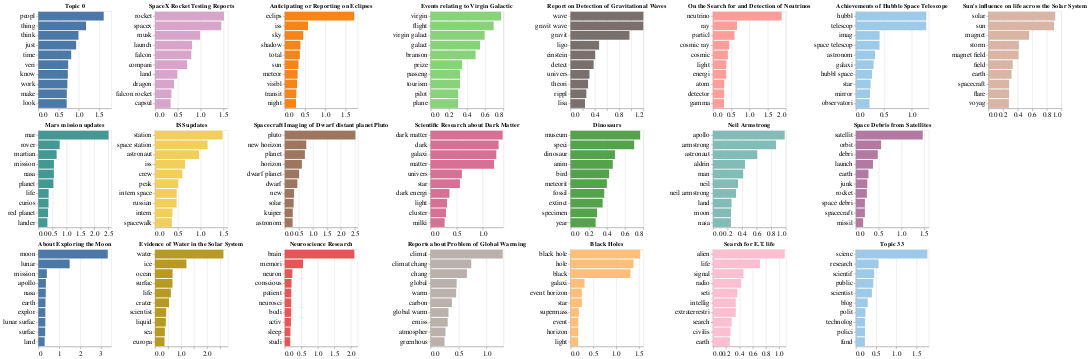

Source (notebook cell):
### Code cell
altair_plot_grid_by_column(
    df_topic_word_factors.merge(
        df_named_topics[
            df_named_topics["best"].isin(df_topics_new["best"].unique().tolist())
        ].reset_index()[["topic_num", "best"]],
        on="topic_num",
    ),
    xvar="weight",
    yvar="term",
    col2grid="best",
    space_between_plots=5,
    row_size=3,
    fig_size=(150, 200),
)

### Figure 1 — Vega-Lite specification as saved in the notebook (floating-point values rounded to 4 significant figures)
{"config": {"view": {"continuousWidth": 400, "continuousHeight": 300}, "axis": {"labelFontSize": 14, "titleFontSize": 14}, "concat": {"spacing": 5}}, "hconcat": [{"vconcat": [{"data": {"name": "data-272162dcc2fe93c1a7d98e6c658a8be2"}, "mark": "bar", "encoding": {"color": {"type": "nominal", "field": "best", "legend": null, "scale": {"scheme": "tableau20"}}, "x": {"type": "quantitative", "field": "weight", "title": ""}, "y": {"type": "nominal", "field": "term", "sort": "-x", "title": ""}}, "height": 200, "title": "Topic 0", "width": 150}, {"data": {"name": "data-e38de1ab6ffbc9c34c8988a64096325a"}, "mark": "bar", "encoding": {"color": {"type": "nominal", "field": "best", "legend": null, "scale": {"scheme": "tableau20"}}, "x": {"type": "quantitative", "field": "weight", "title": ""}, "y": {"type": "nominal", "field": "term", "sort": "-x", "title": ""}}, "height": 200, "title": "Mars mission updates", "width": 150}, {"data": {"name": "data-a662d9aa65eaa51ef42997bd44b7607e"}, "mark": "bar", "encoding": {"color": {"type": "nominal", "field": "best", "legend": null, "scale": {"scheme": "tableau20"}}, "x": {"type": "quantitative", "field": "weight", "title": ""}, "y": {"type": "nominal", "field": "term", "sort": "-x", "title": ""}}, "height": 200, "title": "About Exploring the Moon", "width": 150}]}, {"vconcat": [{"data": {"name": "data-77b72a2eae3fe1ee220e7647c780e5eb"}, "mark": "bar", "encoding": {"color": {"type": "nominal", "field": "best", "legend": null, "scale": {"scheme": "tableau20"}}, "x": {"type": "quantitative", "field": "weight", "title": ""}, "y": {"type": "nominal", "field": "term", "sort": "-x", "title": ""}}, "height": 200, "title": "SpaceX Rocket Testing Reports", "width": 150}, {"data": {"name": "data-fab90b934fbf6688da3528b08d9f5939"}, "mark": "bar", "encoding": {"color": {"type": "nominal", "field": "best", "legend": null, "scale": {"scheme": "tableau20"}}, "x": {"type": "quantitative", "field": "weight", "title": ""}, "y": {"type": "nominal", "field": "term", "sort": "-x", "title": ""}}, "height": 200, "title": "ISS updates", "width": 150}, {"data": {"name": "data-8f122eac519f49cdd5187bfab8233103"}, "mark": "bar", "encoding": {"color": {"type": "nominal", "field": "best", "legend": null, "scale": {"scheme": "tableau20"}}, "x": {"type": "quantitative", "field": "weight", "title": ""}, "y": {"type": "nominal", "field": "term", "sort": "-x", "title": ""}}, "height": 200, "title": "Evidence of Water in the Solar System", "width": 150}]}, {"vconcat": [{"data": {"name": "data-83fbf4cbc85b61531aeb80c2b580debb"}, "mark": "bar", "encoding": {"color": {"type": "nominal", "field": "best", "legend": null, "scale": {"scheme": "tableau20"}}, "x": {"type": "quantitative", "field": "weight", "title": ""}, "y": {"type": "nominal", "field": "term", "sort": "-x", "title": ""}}, "height": 200, "title": "Anticipating or Reporting on Eclipses", "width": 150}, {"data": {"name": "data-27c61df2d212c93238df8f823123278d"}, "mark": "bar", "encoding": {"color": {"type": "nominal", "field": "best", "legend": null, "scale": {"scheme": "tableau20"}}, "x": {"type": "quantitative", "field": "weight", "title": ""}, "y": {"type": "nominal", "field": "term", "sort": "-x", "title": ""}}, "height": 200, "title": "Spacecraft Imaging of Dwarf distant planet Pluto", "width": 150}, {"data": {"name": "data-e2a97c983d27c2340ed6a2540e970e84"}, "mark": "bar", "encoding": {"color": {"type": "nominal", "field": "best", "legend": null, "scale": {"scheme": "tableau20"}}, "x": {"type": "quantitative", "field": "weight", "title": ""}, "y": {"type": "nominal", "field": "term", "sort": "-x", "title": ""}}, "height": 200, "title": "Neuroscience Research", "width": 150}]}, {"vconcat": [{"data": {"name": "data-ac57f1b87d161a30a50e5407a9066c50"}, "mark": "bar", "encoding": {"color": {"type": "nominal", "field": "best", "legend": null, "scale": {"scheme": "tableau20"}}, "x": {"type": "quantitative", "field": "weight", "title": ""}, "y": {"type": "nominal", "field": "term", "sort": "-x", "title": ""}}, "height": 200, "title": "Events relating to Virgin Galactic", "width": 150}, {"data": {"name": "data-93cc01bd1f98fb764a7e5b240a57746b"}, "mark": "bar", "encoding": {"color": {"type": "nominal", "field": "best", "legend": null, "scale": {"scheme": "tableau20"}}, "x": {"type": "quantitative", "field": "weight", "title": ""}, "y": {"type": "nominal", "field": "term", "sort": "-x", "title": ""}}, "height": 200, "title": "Scientific Research about Dark Matter", "width": 150}, {"data": {"name": "data-d5412f9f05919417cf727fbd7c70b4ee"}, "mark": "bar", "encoding": {"color": {"type": "nominal", "field": "best", "legend": null, "scale": {"scheme": "tableau20"}}, "x": {"type": "quantitative", "field": "weight", "title": ""}, "y": {"type": "nominal", "field": "term", "sort": "-x", "title": ""}}, "height": 200, "title": "Reports about Problem of Global Warming", "width": 150}]}, {"vconcat": [{"data": {"name": "data-f00556a473257a9846abd3fe44e43c29"}, "mark": "bar", "encoding": {"color": {"type": "nominal", "field": "best", "legend": null, "scale": {"scheme": "tableau20"}}, "x": {"type": "quantitative", "field": "weight", "title": ""}, "y": {"type": "nominal", "field": "term", "sort": "-x", "title": ""}}, "height": 200, "title": "Report on Detection of Gravitational Waves", "width": 150}, {"data": {"name": "data-e84e73cdf33c30eedb6d29d40fdc847b"}, "mark": "bar", "encoding": {"color": {"type": "nominal", "field": "best", "legend": null, "scale": {"scheme": "tableau20"}}, "x": {"type": "quantitative", "field": "weight", "title": ""}, "y": {"type": "nominal", "field": "term", "sort": "-x", "title": ""}}, "height": 200, "title": "Dinosaurs", "width": 150}, {"data": {"name": "data-8a94ea6fbe9fd86395a05e8234e89436"}, "mark": "bar", "encoding": {"color": {"type": "nominal", "field": "best", "legend": null, "scale": {"scheme": "tableau20"}}, "x": {"type": "quantitative", "field": "weight", "title": ""}, "y": {"type": "nominal", "field": "term", "sort": "-x", "title": ""}}, "height": 200, "title": "Black Holes", "width": 150}]}, {"vconcat": [{"data": {"name": "data-b38ad0ff2c04d8bd403519c095d36599"}, "mark": "bar", "encoding": {"color": {"type": "nominal", "field": "best", "legend": null, "scale": {"scheme": "tableau20"}}, "x": {"type": "quantitative", "field": "weight", "title": ""}, "y": {"type": "nominal", "field": "term", "sort": "-x", "title": ""}}, "height": 200, "title": "On the Search for and Detection of Neutrinos", "width": 150}, {"data": {"name": "data-f732ad4d60925de08a8ba36a94066904"}, "mark": "bar", "encoding": {"color": {"type": "nominal", "field": "best", "legend": null, "scale": {"scheme": "tableau20"}}, "x": {"type": "quantitative", "field": "weight", "title": ""}, "y": {"type": "nominal", "field": "term", "sort": "-x", "title": ""}}, "height": 200, "title": "Neil Armstrong", "width": 150}, {"data": {"name": "data-96c420a67dd17a5cbe72d6578ce1703d"}, "mark": "bar", "encoding": {"color": {"type": "nominal", "field": "best", "legend": null, "scale": {"scheme": "tableau20"}}, "x": {"type": "quantitative", "field": "weight", "title": ""}, "y": {"type": "nominal", "field": "term", "sort": "-x", "title": ""}}, "height": 200, "title": "Search for E.T. life", "width": 150}]}, {"vconcat": [{"data": {"name": "data-ccfe3e2486ebb9d6c7905a6dd2bbe478"}, "mark": "bar", "encoding": {"color": {"type": "nominal", "field": "best", "legend": null, "scale": {"scheme": "tableau20"}}, "x": {"type": "quantitative", "field": "weight", "title": ""}, "y": {"type": "nominal", "field": "term", "sort": "-x", "title": ""}}, "height": 200, "title": "Achievements of Hubble Space Telescope", "width": 150}, {"data": {"name": "data-9575ad1605601948ce7ed159ce852372"}, "mark": "bar", "encoding": {"color": {"type": "nominal", "field": "best", "legend": null, "scale": {"scheme": "tableau20"}}, "x": {"type": "quantitative", "field": "weight", "title": ""}, "y": {"type": "nominal", "field": "term", "sort": "-x", "title": ""}}, "height": 200, "title": "Space Debris from Satellites", "width": 150}, {"data": {"name": "data-15f4c49a1a7127603fdc7fec0a8de3ca"}, "mark": "bar", "encoding": {"color": {"type": "nominal", "field": "best", "legend": null, "scale": {"scheme": "tableau20"}}, "x": {"type": "quantitative", "field": "weight", "title": ""}, "y": {"type": "nominal", "field": "term", "sort": "-x", "title": ""}}, "height": 200, "title": "Topic 33", "width": 150}]}, {"vconcat": [{"mark": "bar", "encoding": {"color": {"type": "nominal", "field": "best", "legend": null, "scale": {"scheme": "tableau20"}}, "x": {"type": "quantitative", "field": "weight", "title": ""}, "y": {"type": "nominal", "field": "term", "sort": "-x", "title": ""}}, "height": 200, "title": "Sun's influence on life across the Solar System", "width": 150}], "data": {"name": "data-5c978d7bc8439af5501712a3da47e32b"}}], "$schema": "https://vega.github.io/schema/vega-lite/v4.8.1.json", "datasets": {"data-272162dcc2fe93c1a7d98e6c658a8be2": [{"topic_num": 0, "term": "peopl", "weight": 1.613, "best": "Topic 0"}, {"topic_num": 0, "term": "thing", "weight": 1.177, "best": "Topic 0"}, {"topic_num": 0, "term": "think", "weight": 0.989, "best": "Topic 0"}, {"topic_num": 0, "term": "just", "weight": 0.932, "best": "Topic 0"}, {"topic_num": 0, "term": "time", "weight": 0.81, "best": "Topic 0"}, {"topic_num": 0, "term": "veri", "weight": 0.735, "best": "Topic 0"}, {"topic_num": 0, "term": "know", "weight": 0.726, "best": "Topic 0"}, {"topic_num": 0, "term": "work", "weight": 0.716, "best": "Topic 0"}, {"topic_num": 0, "term": "make", "weight": 0.701, "best": "Topic 0"}, {"topic_num": 0, "term": "look", "weight": 0.698, "best": "Topic 0"}], "data-e38de1ab6ffbc9c34c8988a64096325a": [{"topic_num": 2, "term": "mar", "weight": 2.503, "best": "Mars mission updates"}, {"topic_num": 2, "term": "rover", "weight": 0.759, "best": "Mars mission updates"}, {"topic_num": 2, "term": "martian", "weight": 0.65, "best": "Mars mission updates"}, {"topic_num": 2, "term": "mission", "weight": 0.554, "best": "Mars mission updates"}, {"topic_num": 2, "term": "nasa", "weight": 0.553, "best": "Mars mission updates"}, {"topic_num": 2, "term": "planet", "weight": 0.535, "best": "Mars mission updates"}, {"topic_num": 2, "term": "life", "weight": 0.365, "best": "Mars mission updates"}, {"topic_num": 2, "term": "curios", "weight": 0.361, "best": "Mars mission updates"}, {"topic_num": 2, "term": "red planet", "weight": 0.345, "best": "Mars mission updates"}, {"topic_num": 2, "term": "lander", "weight": 0.321, "best": "Mars mission updates"}], "data-a662d9aa65eaa51ef42997bd44b7607e": [{"topic_num": 6, "term": "moon", "weight": 3.329, "best": "About Exploring the Moon"}, {"topic_num": 6, "term": "lunar", "weight": 1.501, "best": "About Exploring the Moon"}, {"topic_num": 6, "term": "mission", "weight": 0.406, "best": "About Exploring the Moon"}, {"topic_num": 6, "term": "apollo", "weight": 0.36, "best": "About Exploring the Moon"}, {"topic_num": 6, "term": "nasa", "weight": 0.354, "best": "About Exploring the Moon"}, {"topic_num": 6, "term": "earth", "weight": 0.341, "best": "About Exploring the Moon"}, {"topic_num": 6, "term": "explor", "weight": 0.334, "best": "About Exploring the Moon"}, {"topic_num": 6, "term": "lunar surfac", "weight": 0.333, "best": "About Exploring the Moon"}, {"topic_num": 6, "term": "surfac", "weight": 0.326, "best": "About Exploring the Moon"}, {"topic_num": 6, "term": "land", "weight": 0.3, "best": "About Exploring the Moon"}], "data-77b72a2eae3fe1ee220e7647c780e5eb": [{"topic_num": 7, "term": "rocket", "weight": 1.515, "best": "SpaceX Rocket Testing Reports"}, {"topic_num": 7, "term": "spacex", "weight": 1.453, "best": "SpaceX Rocket Testing Reports"}, {"topic_num": 7, "term": "musk", "weight": 0.989, "best": "SpaceX Rocket Testing Reports"}, {"topic_num": 7, "term": "launch", "weight": 0.813, "best": "SpaceX Rocket Testing Reports"}, {"topic_num": 7, "term": "falcon", "weight": 0.796, "best": "SpaceX Rocket Testing Reports"}, {"topic_num": 7, "term": "compani", "weight": 0.704, "best": "SpaceX Rocket Testing Reports"}, {"topic_num": 7, "term": "land", "weight": 0.488, "best": "SpaceX Rocket Testing Reports"}, {"topic_num": 7, "term": "dragon", "weight": 0.416, "best": "SpaceX Rocket Testing Reports"}, {"topic_num": 7, "term": "falcon rocket", "weight": 0.36, "best": "SpaceX Rocket Testing Reports"}, {"topic_num": 7, "term": "capsul", "weight": 0.341, "best": "SpaceX Rocket Testing Reports"}], "data-fab90b934fbf6688da3528b08d9f5939": [{"topic_num": 9, "term": "station", "weight": 1.484, "best": "ISS updates"}, {"topic_num": 9, "term": "space station", "weight": 1.154, "best": "ISS updates"}, {"topic_num": 9, "term": "astronaut", "weight": 0.967, "best": "ISS updates"}, {"topic_num": 9, "term": "iss", "weight": 0.66, "best": "ISS updates"}, {"topic_num": 9, "term": "crew", "weight": 0.599, "best": "ISS updates"}, {"topic_num": 9, "term": "peak", "weight": 0.507, "best": "ISS updates"}, {"topic_num": 9, "term": "intern space", "weight": 0.475, "best": "ISS updates"}, {"topic_num": 9, "term": "russian", "weight": 0.474, "best": "ISS updates"}, {"topic_num": 9, "term": "intern", "weight": 0.382, "best": "ISS updates"}, {"topic_num": 9, "term": "spacewalk", "weight": 0.37, "best": "ISS updates"}], "data-8f122eac519f49cdd5187bfab8233103": [{"topic_num": 10, "term": "water", "weight": 2.627, "best": "Evidence of Water in the Solar System"}, {"topic_num": 10, "term": "ice", "weight": 1.205, "best": "Evidence of Water in the Solar System"}, {"topic_num": 10, "term": "ocean", "weight": 0.675, "best": "Evidence of Water in the Solar System"}, {"topic_num": 10, "term": "surfac", "weight": 0.669, "best": "Evidence of Water in the Solar System"}, {"topic_num": 10, "term": "life", "weight": 0.607, "best": "Evidence of Water in the Solar System"}, {"topic_num": 10, "term": "crater", "weight": 0.539, "best": "Evidence of Water in the Solar System"}, {"topic_num": 10, "term": "scientist", "weight": 0.428, "best": "Evidence of Water in the Solar System"}, {"topic_num": 10, "term": "liquid", "weight": 0.414, "best": "Evidence of Water in the Solar System"}, {"topic_num": 10, "term": "sea", "weight": 0.376, "best": "Evidence of Water in the Solar System"}, {"topic_num": 10, "term": "europa", "weight": 0.364, "best": "Evidence of Water in the Solar System"}], "data-83fbf4cbc85b61531aeb80c2b580debb": [{"topic_num": 14, "term": "eclips", "weight": 1.715, "best": "Anticipating or Reporting on Eclipses"}, {"topic_num": 14, "term": "iss", "weight": 0.573, "best": "Anticipating or Reporting on Eclipses"}, {"topic_num": 14, "term": "sky", "weight": 0.455, "best": "Anticipating or Reporting on Eclipses"}, {"topic_num": 14, "term": "shadow", "weight": 0.385, "best": "Anticipating or Reporting on Eclipses"}, {"topic_num": 14, "term": "total", "weight": 0.371, "best": "Anticipating or Reporting on Eclipses"}, {"topic_num": 14, "term": "sun", "weight": 0.337, "best": "Anticipating or Reporting on Eclipses"}, {"topic_num": 14, "term": "meteor", "weight": 0.316, "best": "Anticipating or Reporting on Eclipses"}, {"topic_num": 14, "term": "visibl", "weight": 0.303, "best": "Anticipating or Reporting on Eclipses"}, {"topic_num": 14, "term": "transit", "weight": 0.284, "best": "Anticipating or Reporting on Eclipses"}, {"topic_num": 14, "term": "night", "weight": 0.277, "best": "Anticipating or Reporting on Eclipses"}], "data-27c61df2d212c93238df8f823123278d": [{"topic_num": 16, "term": "pluto", "weight": 2.52, "best": "Spacecraft Imaging of Dwarf distant planet Pluto"}, {"topic_num": 16, "term": "new horizon", "weight": 0.766, "best": "Spacecraft Imaging of Dwarf distant planet Pluto"}, {"topic_num": 16, "term": "planet", "weight": 0.716, "best": "Spacecraft Imaging of Dwarf distant planet Pluto"}, {"topic_num": 16, "term": "horizon", "weight": 0.609, "best": "Spacecraft Imaging of Dwarf distant planet Pluto"}, {"topic_num": 16, "term": "dwarf planet", "weight": 0.508, "best": "Spacecraft Imaging of Dwarf distant planet Pluto"}, {"topic_num": 16, "term": "dwarf", "weight": 0.448, "best": "Spacecraft Imaging of Dwarf distant planet Pluto"}, {"topic_num": 16, "term": "new", "weight": 0.332, "best": "Spacecraft Imaging of Dwarf distant planet Pluto"}, {"topic_num": 16, "term": "solar", "weight": 0.315, "best": "Spacecraft Imaging of Dwarf distant planet Pluto"}, {"topic_num": 16, "term": "kuiper", "weight": 0.285, "best": "Spacecraft Imaging of Dwarf distant planet Pluto"}, {"topic_num": 16, "term": "astronom", "weight": 0.279, "best": "Spacecraft Imaging of Dwarf distant planet Pluto"}], "data-e2a97c983d27c2340ed6a2540e970e84": [{"topic_num": 17, "term": "brain", "weight": 2.1, "best": "Neuroscience Research"}, {"topic_num": 17, "term": "memori", "weight": 0.549, "best": "Neuroscience Research"}, {"topic_num": 17, "term": "neuron", "weight": 0.228, "best": "Neuroscience Research"}, {"topic_num": 17, "term": "conscious", "weight": 0.204, "best": "Neuroscience Research"}, {"topic_num": 17, "term": "patient", "weight": 0.196, "best": "Neuroscience Research"}, {"topic_num": 17, "term": "neurosci", "weight": 0.194, "best": "Neuroscience Research"}, {"topic_num": 17, "term": "bodi", "weight": 0.193, "best": "Neuroscience Research"}, {"topic_num": 17, "term": "activ", "weight": 0.185, "best": "Neuroscience Research"}, {"topic_num": 17, "term": "sleep", "weight": 0.169, "best": "Neuroscience Research"}, {"topic_num": 17, "term": "studi", "weight": 0.164, "best": "Neuroscience Research"}], "data-ac57f1b87d161a30a50e5407a9066c50": [{"topic_num": 19, "term": "virgin", "weight": 0.774, "best": "Events relating to Virgin Galactic"}, {"topic_num": 19, "term": "flight", "weight": 0.692, "best": "Events relating to Virgin Galactic"}, {"topic_num": 19, "term": "virgin galact", "weight": 0.593, "best": "Events relating to Virgin Galactic"}, {"topic_num": 19, "term": "galact", "weight": 0.542, "best": "Events relating to Virgin Galactic"}, {"topic_num": 19, "term": "branson", "weight": 0.494, "best": "Events relating to Virgin Galactic"}, {"topic_num": 19, "term": "prize", "weight": 0.346, "best": "Events relating to Virgin Galactic"}, {"topic_num": 19, "term": "passeng", "weight": 0.323, "best": "Events relating to Virgin Galactic"}, {"topic_num": 19, "term": "tourism", "weight": 0.322, "best": "Events relating to Virgin Galactic"}, {"topic_num": 19, "term": "pilot", "weight": 0.303, "best": "Events relating to Virgin Galactic"}, {"topic_num": 19, "term": "plane", "weight": 0.302, "best": "Events relating to Virgin Galactic"}], "data-93cc01bd1f98fb764a7e5b240a57746b": [{"topic_num": 20, "term": "dark matter", "weight": 1.384, "best": "Scientific Research about Dark Matter"}, {"topic_num": 20, "term": "dark", "weight": 1.306, "best": "Scientific Research about Dark Matter"}, {"topic_num": 20, "term": "galaxi", "weight": 1.262, "best": "Scientific Research about Dark Matter"}, {"topic_num": 20, "term": "matter", "weight": 1.219, "best": "Scientific Research about Dark Matter"}, {"topic_num": 20, "term": "univers", "weight": 0.601, "best": "Scientific Research about Dark Matter"}, {"topic_num": 20, "term": "star", "weight": 0.563, "best": "Scientific Research about Dark Matter"}, {"topic_num": 20, "term": "dark energi", "weight": 0.362, "best": "Scientific Research about Dark Matter"}, {"topic_num": 20, "term": "light", "weight": 0.315, "best": "Scientific Research about Dark Matter"}, {"topic_num": 20, "term": "cluster", "weight": 0.296, "best": "Scientific Research about Dark Matter"}, {"topic_num": 20, "term": "milki", "weight": 0.269, "best": "Scientific Research about Dark Matter"}], "data-d5412f9f05919417cf727fbd7c70b4ee": [{"topic_num": 21, "term": "climat", "weight": 1.286, "best": "Reports about Problem of Global Warming"}, {"topic_num": 21, "term": "climat chang", "weight": 0.725, "best": "Reports about Problem of Global Warming"}, {"topic_num": 21, "term": "chang", "weight": 0.648, "best": "Reports about Problem of Global Warming"}, {"topic_num": 21, "term": "global", "weight": 0.465, "best": "Reports about Problem of Global Warming"}, {"topic_num": 21, "term": "warm", "weight": 0.456, "best": "Reports about Problem of Global Warming"}, {"topic_num": 21, "term": "carbon", "weight": 0.38, "best": "Reports about Problem of Global Warming"}, {"topic_num": 21, "term": "global warm", "weight": 0.319, "best": "Reports about Problem of Global Warming"}, {"topic_num": 21, "term": "emiss", "weight": 0.305, "best": "Reports about Problem of Global Warming"}, {"topic_num": 21, "term": "atmospher", "weight": 0.265, "best": "Reports about Problem of Global Warming"}, {"topic_num": 21, "term": "greenhous", "weight": 0.248, "best": "Reports about Problem of Global Warming"}], "data-f00556a473257a9846abd3fe44e43c29": [{"topic_num": 23, "term": "wave", "weight": 1.198, "best": "Report on Detection of Gravitational Waves"}, {"topic_num": 23, "term": "gravit wave", "weight": 1.197, "best": "Report on Detection of Gravitational Waves"}, {"topic_num": 23, "term": "gravit", "weight": 0.97, "best": "Report on Detection of Gravitational Waves"}, {"topic_num": 23, "term": "ligo", "weight": 0.47, "best": "Report on Detection of Gravitational Waves"}, {"topic_num": 23, "term": "einstein", "weight": 0.405, "best": "Report on Detection of Gravitational Waves"}, {"topic_num": 23, "term": "detect", "weight": 0.38, "best": "Report on Detection of Gravitational Waves"}, {"topic_num": 23, "term": "univers", "weight": 0.311, "best": "Report on Detection of Gravitational Waves"}, {"topic_num": 23, "term": "theori", "weight": 0.288, "best": "Report on Detection of Gravitational Waves"}, {"topic_num": 23, "term": "rippl", "weight": 0.26, "best": "Report on Detection of Gravitational Waves"}, {"topic_num": 23, "term": "lisa", "weight": 0.238, "best": "Report on Detection of Gravitational Waves"}], "data-e84e73cdf33c30eedb6d29d40fdc847b": [{"topic_num": 24, "term": "museum", "weight": 0.764, "best": "Dinosaurs"}, {"topic_num": 24, "term": "speci", "weight": 0.698, "best": "Dinosaurs"}, {"topic_num": 24, "term": "dinosaur", "weight": 0.487, "best": "Dinosaurs"}, {"topic_num": 24, "term": "anim", "weight": 0.463, "best": "Dinosaurs"}, {"topic_num": 24, "term": "bird", "weight": 0.423, "best": "Dinosaurs"}, {"topic_num": 24, "term": "meteorit", "weight": 0.398, "best": "Dinosaurs"}, {"topic_num": 24, "term": "fossil", "weight": 0.37, "best": "Dinosaurs"}, {"topic_num": 24, "term": "extinct", "weight": 0.352, "best": "Dinosaurs"}, {"topic_num": 24, "term": "specimen", "weight": 0.29, "best": "Dinosaurs"}, {"topic_num": 24, "term": "year", "weight": 0.275, "best": "Dinosaurs"}], "data-8a94ea6fbe9fd86395a05e8234e89436": [{"topic_num": 25, "term": "black hole", "weight": 1.529, "best": "Black Holes"}, {"topic_num": 25, "term": "hole", "weight": 1.381, "best": "Black Holes"}, {"topic_num": 25, "term": "black", "weight": 1.312, "best": "Black Holes"}, {"topic_num": 25, "term": "galaxi", "weight": 0.307, "best": "Black Holes"}, {"topic_num": 25, "term": "event horizon", "weight": 0.248, "best": "Black Holes"}, {"topic_num": 25, "term": "star", "weight": 0.248, "best": "Black Holes"}, {"topic_num": 25, "term": "supermass", "weight": 0.182, "best": "Black Holes"}, {"topic_num": 25, "term": "event", "weight": 0.169, "best": "Black Holes"}, {"topic_num": 25, "term": "horizon", "weight": 0.168, "best": "Black Holes"}, {"topic_num": 25, "term": "light", "weight": 0.167, "best": "Black Holes"}], "data-b38ad0ff2c04d8bd403519c095d36599": [{"topic_num": 26, "term": "neutrino", "weight": 1.886, "best": "On the Search for and Detection of Neutrinos"}, {"topic_num": 26, "term": "ray", "weight": 0.659, "best": "On the Search for and Detection of Neutrinos"}, {"topic_num": 26, "term": "particl", "weight": 0.591, "best": "On the Search for and Detection of Neutrinos"}, {"topic_num": 26, "term": "cosmic ray", "weight": 0.446, "best": "On the Search for and Detection of Neutrinos"}, {"topic_num": 26, "term": "cosmic", "weight": 0.409, "best": "On the Search for and Detection of Neutrinos"}, {"topic_num": 26, "term": "light", "weight": 0.368, "best": "On the Search for and Detection of Neutrinos"}, {"topic_num": 26, "term": "energi", "weight": 0.363, "best": "On the Search for and Detection of Neutrinos"}, {"topic_num": 26, "term": "atom", "weight": 0.31, "best": "On the Search for and Detection of Neutrinos"}, {"topic_num": 26, "term": "detector", "weight": 0.309, "best": "On the Search for and Detection of Neutrinos"}, {"topic_num": 26, "term": "gamma", "weight": 0.303, "best": "On the Search for and Detection of Neutrinos"}], "data-f732ad4d60925de08a8ba36a94066904": [{"topic_num": 27, "term": "apollo", "weight": 0.984, "best": "Neil Armstrong"}, {"topic_num": 27, "term": "armstrong", "weight": 0.866, "best": "Neil Armstrong"}, {"topic_num": 27, "term": "astronaut", "weight": 0.607, "best": "Neil Armstrong"}, {"topic_num": 27, "term": "aldrin", "weight": 0.439, "best": "Neil Armstrong"}, {"topic_num": 27, "term": "man", "weight": 0.415, "best": "Neil Armstrong"}, {"topic_num": 27, "term": "neil", "weight": 0.344, "best": "Neil Armstrong"}, {"topic_num": 27, "term": "neil armstrong", "weight": 0.317, "best": "Neil Armstrong"}, {"topic_num": 27, "term": "land", "weight": 0.255, "best": "Neil Armstrong"}, {"topic_num": 27, "term": "moon", "weight": 0.249, "best": "Neil Armstrong"}, {"topic_num": 27, "term": "nasa", "weight": 0.246, "best": "Neil Armstrong"}], "data-96c420a67dd17a5cbe72d6578ce1703d": [{"topic_num": 30, "term": "alien", "weight": 1.083, "best": "Search for E.T. life"}, {"topic_num": 30, "term": "life", "weight": 0.709, "best": "Search for E.T. life"}, {"topic_num": 30, "term": "signal", "weight": 0.461, "best": "Search for E.T. life"}, {"topic_num": 30, "term": "radio", "weight": 0.427, "best": "Search for E.T. life"}, {"topic_num": 30, "term": "seti", "weight": 0.368, "best": "Search for E.T. life"}, {"topic_num": 30, "term": "intellig", "weight": 0.345, "best": "Search for E.T. life"}, {"topic_num": 30, "term": "extraterrestri", "weight": 0.344, "best": "Search for E.T. life"}, {"topic_num": 30, "term": "search", "weight": 0.283, "best": "Search for E.T. life"}, {"topic_num": 30, "term": "civilis", "weight": 0.266, "best": "Search for E.T. life"}, {"topic_num": 30, "term": "earth", "weight": 0.255, "best": "Search for E.T. life"}], "data-ccfe3e2486ebb9d6c7905a6dd2bbe478": [{"topic_num": 31, "term": "hubbl", "weight": 1.256, "best": "Achievements of Hubble Space Telescope"}, {"topic_num": 31, "term": "telescop", "weight": 1.254, "best": "Achievements of Hubble Space Telescope"}, {"topic_num": 31, "term": "imag", "weight": 0.424, "best": "Achievements of Hubble Space Telescope"}, {"topic_num": 31, "term": "space telescop", "weight": 0.422, "best": "Achievements of Hubble Space Telescope"}, {"topic_num": 31, "term": "astronom", "weight": 0.342, "best": "Achievements of Hubble Space Telescope"}, {"topic_num": 31, "term": "galaxi", "weight": 0.316, "best": "Achievements of Hubble Space Telescope"}, {"topic_num": 31, "term": "hubbl space", "weight": 0.289, "best": "Achievements of Hubble Space Telescope"}, {"topic_num": 31, "term": "star", "weight": 0.263, "best": "Achievements of Hubble Space Telescope"}, {"topic_num": 31, "term": "mirror", "weight": 0.252, "best": "Achievements of Hubble Space Telescope"}, {"topic_num": 31, "term": "observatori", "weight": 0.244, "best": "Achievements of Hubble Space Telescope"}], "data-9575ad1605601948ce7ed159ce852372": [{"topic_num": 32, "term": "satellit", "weight": 1.469, "best": "Space Debris from Satellites"}, {"topic_num": 32, "term": "orbit", "weight": 0.555, "best": "Space Debris from Satellites"}, {"topic_num": 32, "term": "debri", "weight": 0.481, "best": "Space Debris from Satellites"}, {"topic_num": 32, "term": "launch", "weight": 0.376, "best": "Space Debris from Satellites"}, {"topic_num": 32, "term": "earth", "weight": 0.277, "best": "Space Debris from Satellites"}, {"topic_num": 32, "term": "junk", "weight": 0.251, "best": "Space Debris from Satellites"}, {"topic_num": 32, "term": "rocket", "weight": 0.241, "best": "Space Debris from Satellites"}, {"topic_num": 32, "term": "space debri", "weight": 0.199, "best": "Space Debris from Satellites"}, {"topic_num": 32, "term": "spacecraft", "weight": 0.199, "best": "Space Debris from Satellites"}, {"topic_num": 32, "term": "missil", "weight": 0.161, "best": "Space Debris from Satellites"}], "data-15f4c49a1a7127603fdc7fec0a8de3ca": [{"topic_num": 33, "term": "scienc", "weight": 1.766, "best": "Topic 33"}, {"topic_num": 33, "term": "research", "weight": 0.561, "best": "Topic 33"}, {"topic_num": 33, "term": "scientif", "weight": 0.454, "best": "Topic 33"}, {"topic_num": 33, "term": "public", "weight": 0.431, "best": "Topic 33"}, {"topic_num": 33, "term": "scientist", "weight": 0.397, "best": "Topic 33"}, {"topic_num": 33, "term": "blog", "weight": 0.294, "best": "Topic 33"}, {"topic_num": 33, "term": "polit", "weight": 0.236, "best": "Topic 33"}, {"topic_num": 33, "term": "technolog", "weight": 0.227, "best": "Topic 33"}, {"topic_num": 33, "term": "polici", "weight": 0.225, "best": "Topic 33"}, {"topic_num": 33, "term": "fund", "weight": 0.223, "best": "Topic 33"}], "data-5c978d7bc8439af5501712a3da47e32b": [{"topic_num": 34, "term": "solar", "weight": 0.915, "best": "Sun's influence on life across the Solar System"}, {"topic_num": 34, "term": "sun", "weight": 0.899, "best": "Sun's influence on life across the Solar System"}, {"topic_num": 34, "term": "magnet", "weight": 0.557, "best": "Sun's influence on life across the Solar System"}, {"topic_num": 34, "term": "storm", "weight": 0.416, "best": "Sun's influence on life across the Solar System"}, {"topic_num": 34, "term": "magnet field", "weight": 0.412, "best": "Sun's influence on life across the Solar System"}, {"topic_num": 34, "term": "field", "weight": 0.332, "best": "Sun's influence on life across the Solar System"}, {"topic_num": 34, "term": "earth", "weight": 0.316, "best": "Sun's influence on life across the Solar System"}, {"topic_num": 34, "term": "spacecraft", "weight": 0.284, "best": "Sun's influence on life across the Solar System"}, {"topic_num": 34, "term": "flare", "weight": 0.282, "best": "Sun's influence on life across the Solar System"}, {"topic_num": 34, "term": "voyag", "weight": 0.279, "best": "Sun's influence on life across the Solar System"}]}}
